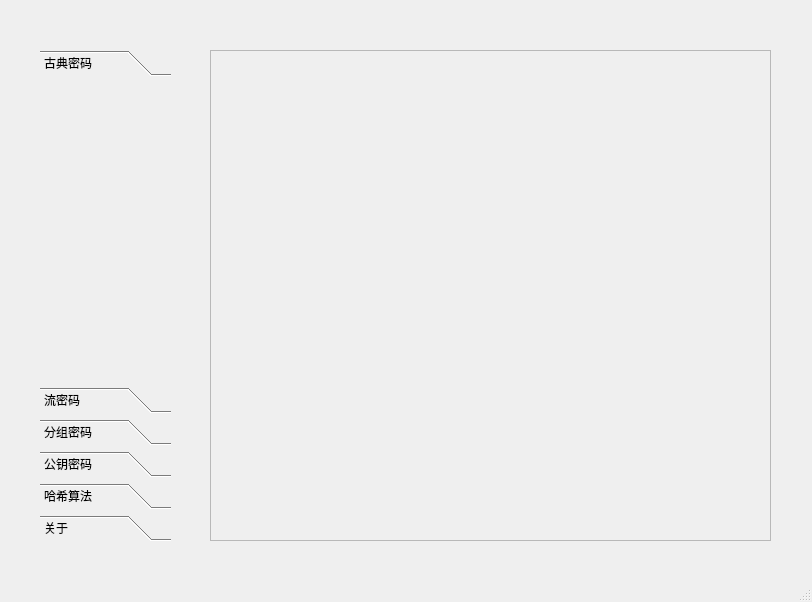
<?xml version="1.0" encoding="UTF-8"?>
<ui version="4.0">
 <class>main_window</class>
 <widget class="QMainWindow" name="main_window">
  <property name="geometry">
   <rect>
    <x>0</x>
    <y>0</y>
    <width>812</width>
    <height>602</height>
   </rect>
  </property>
  <property name="font">
   <font>
    <family>Consolas</family>
   </font>
  </property>
  <property name="windowTitle">
   <string>单/双机加解密</string>
  </property>
  <property name="toolButtonStyle">
   <enum>Qt::ToolButtonIconOnly</enum>
  </property>
  <property name="tabShape">
   <enum>QTabWidget::Triangular</enum>
  </property>
  <widget class="QWidget" name="centralwidget">
   <widget class="QToolBox" name="algorithm_menu">
    <property name="geometry">
     <rect>
      <x>40</x>
      <y>50</y>
      <width>131</width>
      <height>491</height>
     </rect>
    </property>
    <property name="font">
     <font>
      <family>Consolas</family>
     </font>
    </property>
    <property name="inputMethodHints">
     <set>Qt::ImhNone</set>
    </property>
    <property name="currentIndex">
     <number>0</number>
    </property>
    <widget class="QWidget" name="page_1">
     <property name="geometry">
      <rect>
       <x>0</x>
       <y>0</y>
       <width>131</width>
       <height>293</height>
      </rect>
     </property>
     <property name="font">
      <font>
       <family>Comic Sans MS</family>
       <pointsize>12</pointsize>
      </font>
     </property>
     <property name="cursor">
      <cursorShape>ArrowCursor</cursorShape>
     </property>
     <property name="mouseTracking">
      <bool>true</bool>
     </property>
     <property name="toolTip">
      <string>&lt;html&gt;&lt;head/&gt;&lt;body&gt;&lt;p&gt;&lt;br/&gt;&lt;/p&gt;&lt;/body&gt;&lt;/html&gt;</string>
     </property>
     <attribute name="label">
      <string>古典密码</string>
     </attribute>
    </widget>
    <widget class="QWidget" name="page_2">
     <property name="geometry">
      <rect>
       <x>0</x>
       <y>0</y>
       <width>131</width>
       <height>293</height>
      </rect>
     </property>
     <attribute name="label">
      <string>流密码</string>
     </attribute>
    </widget>
    <widget class="QWidget" name="page_3">
     <property name="geometry">
      <rect>
       <x>0</x>
       <y>0</y>
       <width>131</width>
       <height>293</height>
      </rect>
     </property>
     <attribute name="label">
      <string>分组密码</string>
     </attribute>
    </widget>
    <widget class="QWidget" name="page_4">
     <property name="geometry">
      <rect>
       <x>0</x>
       <y>0</y>
       <width>131</width>
       <height>293</height>
      </rect>
     </property>
     <attribute name="label">
      <string>公钥密码</string>
     </attribute>
    </widget>
    <widget class="QWidget" name="page_5">
     <property name="geometry">
      <rect>
       <x>0</x>
       <y>0</y>
       <width>131</width>
       <height>293</height>
      </rect>
     </property>
     <attribute name="label">
      <string>哈希算法</string>
     </attribute>
    </widget>
    <widget class="QWidget" name="page_6">
     <property name="geometry">
      <rect>
       <x>0</x>
       <y>0</y>
       <width>131</width>
       <height>293</height>
      </rect>
     </property>
     <attribute name="label">
      <string>关于</string>
     </attribute>
    </widget>
   </widget>
   <widget class="QStackedWidget" name="stackedWidget">
    <property name="geometry">
     <rect>
      <x>40</x>
      <y>20</y>
      <width>131</width>
      <height>21</height>
     </rect>
    </property>
    <property name="currentIndex">
     <number>0</number>
    </property>
    <widget class="QWidget" name="page_s"/>
    <widget class="QWidget" name="page_t"/>
   </widget>
   <widget class="QFrame" name="frame">
    <property name="geometry">
     <rect>
      <x>210</x>
      <y>50</y>
      <width>561</width>
      <height>491</height>
     </rect>
    </property>
    <property name="frameShape">
     <enum>QFrame::StyledPanel</enum>
    </property>
    <property name="frameShadow">
     <enum>QFrame::Sunken</enum>
    </property>
   </widget>
  </widget>
  <widget class="QStatusBar" name="statusBar"/>
 </widget>
 <resources/>
 <connections>
  <connection>
   <sender>stackedWidget</sender>
   <signal>currentChanged(int)</signal>
   <receiver>main_window</receiver>
   <slot>update()</slot>
   <hints>
    <hint type="sourcelabel">
     <x>105</x>
     <y>30</y>
    </hint>
    <hint type="destinationlabel">
     <x>405</x>
     <y>300</y>
    </hint>
   </hints>
  </connection>
 </connections>
</ui>
